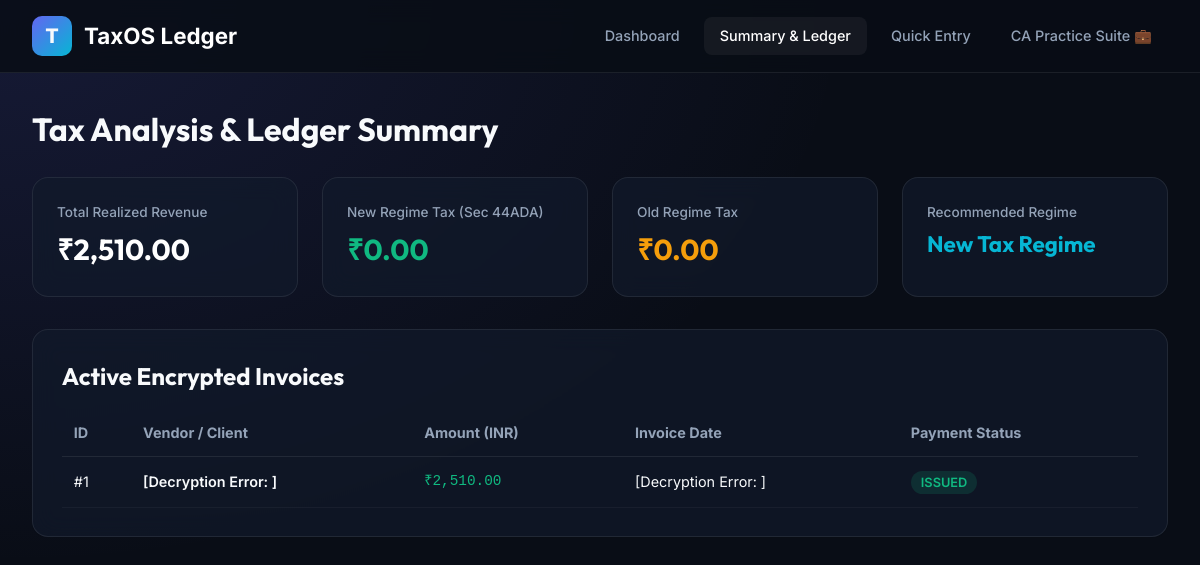
/summary, run on an earlier commit of the app's database.
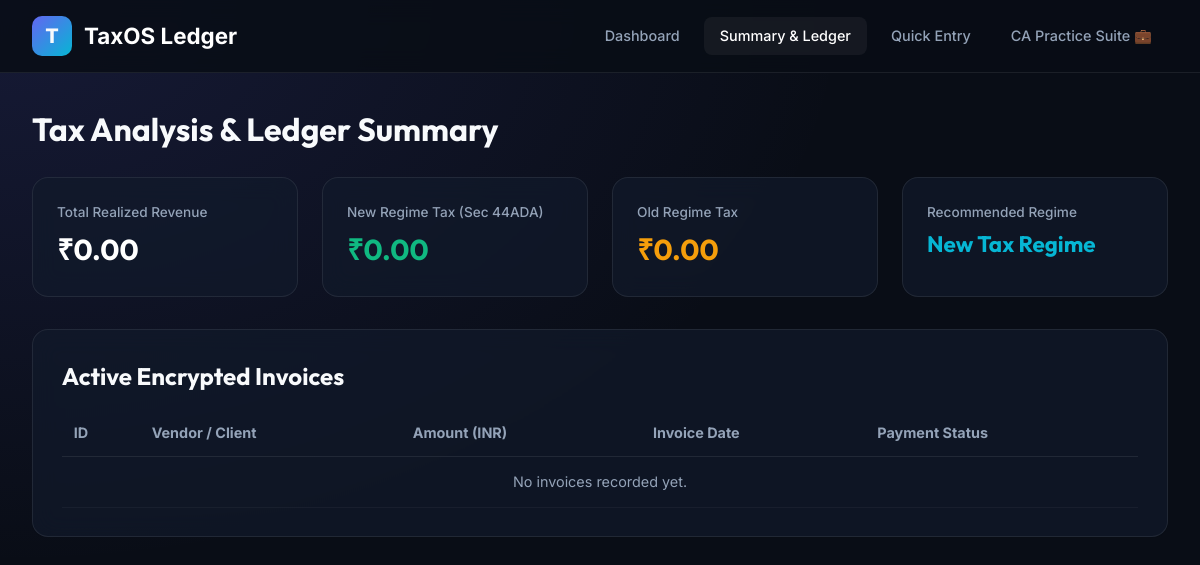
And on a later commit of the database.
### tables this page shows
CREATE TABLE invoices (
            id INTEGER PRIMARY KEY AUTOINCREMENT,
            user_id INTEGER NOT NULL,
            client_id INTEGER NOT NULL,
            financial_year_id INTEGER NOT NULL,
            vendor TEXT NOT NULL,               -- Encrypted
            amount REAL NOT NULL,               -- Numeric (unencrypted for fast SQL aggregate stats)
            date TEXT NOT NULL,                 -- Encrypted
            is_anomaly INTEGER DEFAULT 0,
            supersedes_invoice_id INTEGER,      -- Pointer to corrected invoice
            is_active INTEGER DEFAULT 1,        -- 0 if superseded by a newer version
            payment_state TEXT DEFAULT 'ISSUED',-- DRAFT, ISSUED, PAID, OVERDUE, ESCALATED, NOTICE_GENERATED
            payment_date TEXT,                  -- Date payment was received (NULL = unpaid)
            interest_charged REAL DEFAULT 0.0,
            created_at TIMESTAMP DEFAULT CURRENT_TIMESTAMP,
            FOREIGN KEY (user_id) REFERENCES users (id),
            FOREIGN KEY (client_id) REFERENCES clients (id),
            FOREIGN KEY (financial_year_id) REFERENCES financial_years (id),
            FOREIGN KEY (supersedes_invoice_id) REFERENCES invoices (id)
        );

### main.py (the view)
@app.get("/summary", response_class=HTMLResponse)
def get_summary(request: Request):
    invoices = database.get_invoices(include_inactive=False)
    total = sum(i["amount"] for i in invoices)
    tax_info = tax_rules.calculate_44ada_tax(total)
    advance_tax = tax_rules.get_upcoming_advance_tax(tax_info["new_regime_tax"])
    user_id = database.get_primary_user_id()
    approvals = database.get_approvals(user_id)
    return templates.TemplateResponse(request, "summary.html", {
        "invoices": invoices,
        "total": total,
        "tax_info": tax_info,
        "advance_tax": advance_tax,
        "approvals": approvals
    })

### templates/summary.html (shortened to what this page needs)
<!DOCTYPE html>
<html lang="en">
<head>
</head>
<body>
    <header>
        <div class="nav-container">
            <div class="logo-box">
                <div class="logo-icon">T</div>
                <div class="logo-title">TaxOS Ledger</div>
            </div>
            <nav class="nav-links">
                <a href="/" class="nav-btn">Dashboard</a>
                <a href="/summary" class="nav-btn active">Summary & Ledger</a>
                <a href="/capture" class="nav-btn">Quick Entry</a>
                <a href="/ca" class="nav-btn">CA Practice Suite 💼</a>
            </nav>
        </div>
    </header>
    <main class="container">
        <h1 style="font-size: 2rem; margin-bottom: 1.5rem;">Tax Analysis & Ledger Summary</h1>
        <div class="metrics-grid">
            <div class="metric-card">
                <div class="metric-label">Total Realized Revenue</div>
                <div class="metric-value">₹{{ "{:,.2f}".format(total) }}</div>
            </div>
            <div class="metric-card">
                <div class="metric-label">New Regime Tax (Sec 44ADA)</div>
                <div class="metric-value" style="color: var(--emerald);">₹{{ "{:,.2f}".format(tax_info.new_regime_tax) }}</div>
            </div>
            <div class="metric-card">
                <div class="metric-label">Old Regime Tax</div>
                <div class="metric-value" style="color: var(--amber);">₹{{ "{:,.2f}".format(tax_info.old_regime_tax) }}</div>
            </div>
            <div class="metric-card">
                <div class="metric-label">Recommended Regime</div>
                <div class="metric-value" style="color: var(--cyan); font-size: 1.4rem;">{{ tax_info.preferred_regime }}</div>
            </div>
        </div>
        <div class="panel">
            <h2>Active Encrypted Invoices</h2>
            <table>
                <thead>
                    <tr>
                        <th>ID</th>
                        <th>Vendor / Client</th>
                        <th>Amount (INR)</th>
                        <th>Invoice Date</th>
                        <th>Payment Status</th>
                    </tr>
                </thead>
                <tbody>
                    {% for inv in invoices %}
                    <tr>
                        <td>#{{ inv.id }}</td>
                        <td style="font-weight: 600;">{{ inv.vendor }}</td>
                        <td style="font-family: monospace; color: var(--emerald);">₹{{ "{:,.2f}".format(inv.amount) }}</td>
                        <td>{{ inv.date }}</td>
                        <td><span style="background: rgba(16, 185, 129, 0.15); color: var(--emerald); padding: 4px 10px; border-radius: 12px; font-weight: 600; font-size: 0.8rem;">{{ inv.payment_state }}</span></td>
                    </tr>
                    {% else %}
                    <tr><td colspan="5" style="text-align: center; color: var(--text-secondary);">No invoices recorded yet.</td></tr>
                    {% endfor %}
                </tbody>
            </table>
        </div>
    </main>
</body>
</html>

### templates/summary.html (style rules this page uses)
:root { --bg: #090d16; --surface: rgba(18, 26, 43, 0.7); --surface-border: rgba(255, 255, 255, 0.08); --accent-primary: #6366f1; --emerald: #10b981; --amber: #f59e0b; --cyan: #06b6d4; --text-primary: #f8fafc; --text-secondary: #94a3b8; --radius-lg: 16px; }
* { box-sizing: border-box; margin: 0; padding: 0; }
body { font-family: 'Inter', sans-serif; background-color: var(--bg); color: var(--text-primary); min-height: 100vh; background-image: radial-gradient(at 0% 0%, rgba(99, 102, 241, 0.15) 0px, transparent 50%); background-attachment: fixed; line-height: 1.5; }
h1, h2, h3, h4 { font-family: 'Outfit', sans-serif; }
header { background: rgba(9, 13, 22, 0.85); backdrop-filter: blur(12px); border-bottom: 1px solid var(--surface-border); position: sticky; top: 0; z-index: 100; }
.nav-container { max-width: 1280px; margin: 0 auto; padding: 1rem 2rem; display: flex; justify-content: space-between; align-items: center; }
.logo-box { display: flex; align-items: center; gap: 12px; }
.logo-icon { width: 40px; height: 40px; background: linear-gradient(135deg, var(--accent-primary), var(--cyan)); border-radius: 10px; display: flex; align-items: center; justify-content: center; font-size: 20px; font-weight: 800; }
.logo-title { font-size: 1.4rem; font-weight: 700; color: #fff; }
.nav-links { display: flex; gap: 8px; }
.nav-btn { color: var(--text-secondary); text-decoration: none; padding: 8px 16px; border-radius: 8px; font-size: 0.9rem; font-weight: 500; }
.nav-btn.active { color: #fff; background: rgba(255, 255, 255, 0.05); }
.container { max-width: 1280px; margin: 2rem auto; padding: 0 2rem; }
.metrics-grid { display: grid; grid-template-columns: repeat(auto-fit, minmax(260px, 1fr)); gap: 1.5rem; margin-bottom: 2rem; }
.metric-card { background: var(--surface); backdrop-filter: blur(12px); border: 1px solid var(--surface-border); border-radius: var(--radius-lg); padding: 1.5rem; }
.metric-label { color: var(--text-secondary); font-size: 0.85rem; font-weight: 500; margin-bottom: 6px; }
.metric-value { font-size: 1.8rem; font-weight: 700; font-family: 'Outfit', sans-serif; color: #fff; }
.panel { background: var(--surface); backdrop-filter: blur(12px); border: 1px solid var(--surface-border); border-radius: var(--radius-lg); padding: 1.8rem; margin-bottom: 2rem; }
table { width: 100%; border-collapse: collapse; text-align: left; font-size: 0.9rem; margin-top: 1rem; }
th { color: var(--text-secondary); padding: 12px; border-bottom: 1px solid var(--surface-border); }
td { padding: 14px 12px; border-bottom: 1px solid rgba(255, 255, 255, 0.04); }

What changed in the data, as far as the page shows it:
removed invoices: id "1", vendor "[Decryption Error: ]", amount "2,510.00", date "[Decryption Error: ]", payment_state "ISSUED"
Also different on the page:
{{ "{:,.2f}".format(total) }}: "2,510.00" → "0.00"
text now shown: "No invoices recorded yet."
